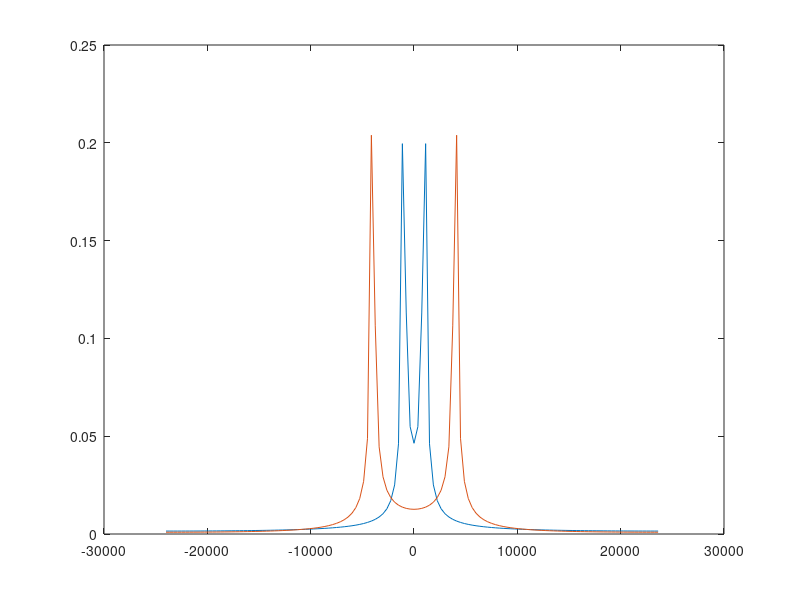

The MATLAB source for this figure:
% create a time base
T = 2;
fs = 48000;
t = 0:1/fs:T;

% create 2 pure tone sinusoids
f1 = 1000;
f2 = 4000;
s1 = 0.5 * sin(2*pi*f1*t);
s2 = 0.5 * sin(2*pi*f2*t);

% figure
% plot(t(1,1:48), s1(1,1:48), t(1,1:48), s2(1,1:48));

% set the N-point FFT
N = 128;

% create a frequency base
f = fs*((-N/2):((N-1)/2))/N;

% generate 
S1 = abs(fftshift(fft(s1,N)))/N;
S2 = abs(fftshift(fft(s2,N)))/N;

figure
plot(f, S1, f, S2);